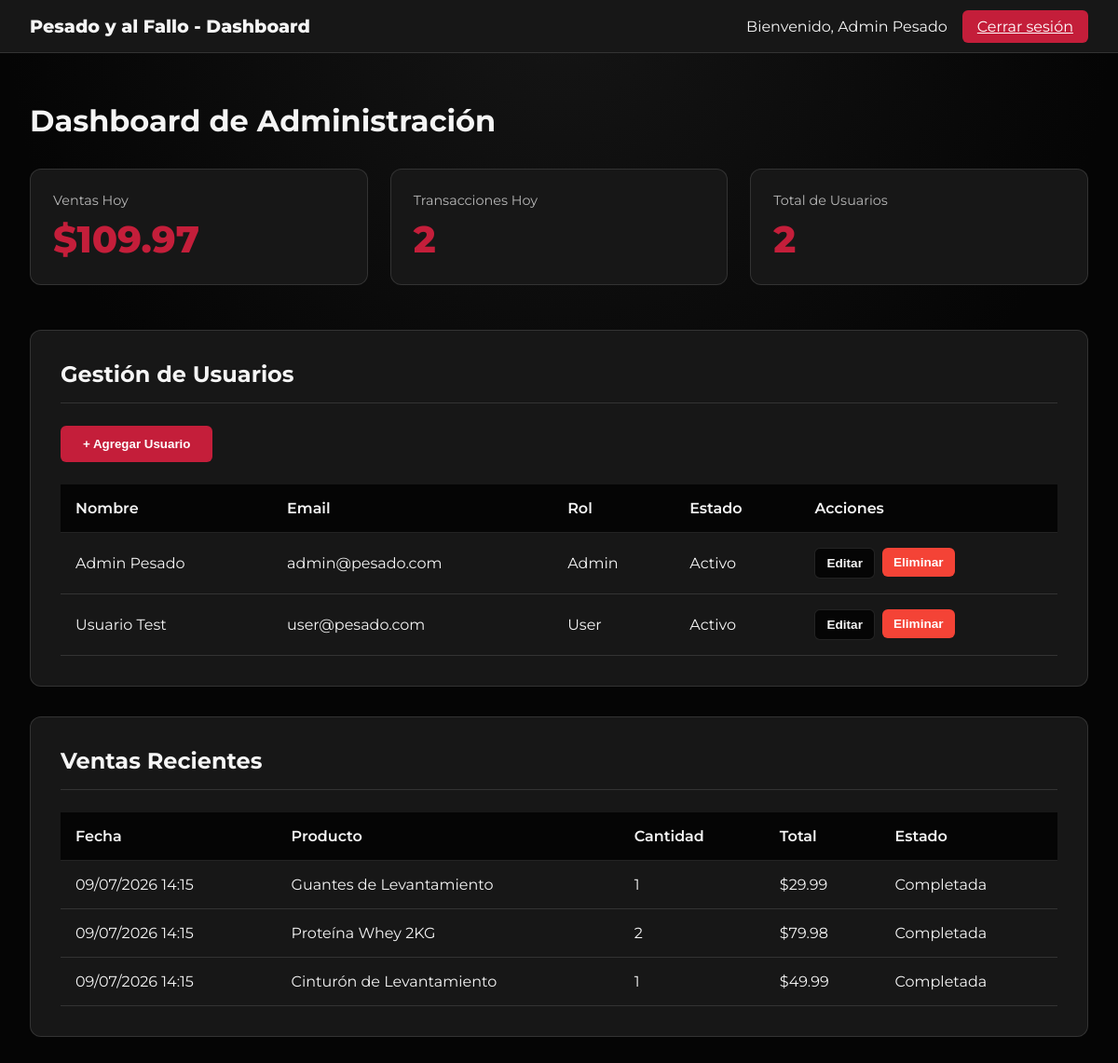
Page /dashboard.php (signed in) on the committed database.
### tables this page shows
CREATE TABLE IF NOT EXISTS usuarios (
  id INT PRIMARY KEY AUTO_INCREMENT,
  nombre VARCHAR(100) NOT NULL,
  email VARCHAR(100) NOT NULL UNIQUE,
  contraseña VARCHAR(255) NOT NULL,
  rol ENUM('admin', 'user') DEFAULT 'user',
  estado ENUM('activo', 'inactivo') DEFAULT 'activo',
  fecha_creacion TIMESTAMP DEFAULT CURRENT_TIMESTAMP,
  fecha_actualizacion TIMESTAMP DEFAULT CURRENT_TIMESTAMP ON UPDATE CURRENT_TIMESTAMP,
  INDEX idx_email (email),
  INDEX idx_rol (rol)
);

CREATE TABLE IF NOT EXISTS ventas (
  id INT PRIMARY KEY AUTO_INCREMENT,
  fecha DATE NOT NULL,
  producto VARCHAR(150) NOT NULL,
  cantidad INT NOT NULL DEFAULT 1,
  precio_unitario DECIMAL(10, 2) NOT NULL,
  total DECIMAL(10, 2) NOT NULL,
  cliente_email VARCHAR(100),
  metodo_pago VARCHAR(50),
  estado ENUM('completada', 'pendiente', 'cancelada') DEFAULT 'completada',
  fecha_creacion TIMESTAMP DEFAULT CURRENT_TIMESTAMP,
  INDEX idx_fecha (fecha),
  INDEX idx_estado (estado)
);

### db.php (called while the page is built, shortened)
<?php
class Database {
    private $conexion;
    public function __construct() {
        try {
            $this->conexion = new mysqli(
                DB_HOST,
                DB_USER,
                DB_PASS,
                DB_NAME,
                DB_PORT
            );
            $this->conexion->set_charset("utf8mb4");
        } catch (Exception $e) {
            $this->error = $e->getMessage();
            error_log($this->error);
            die('Error de conexión a la base de datos');
        }
    }
    public function query($sql, $params = []) {
        try {
            if (empty($params)) {
                $result = $this->conexion->query($sql);
                return $result;
            }
        } catch (Exception $e) {
            error_log($e->getMessage());
            return null;
        }
    }
}
$db = new Database();
?>

### dashboard.php (the view, shortened to what this page needs)
<?php
require_once __DIR__ . '/db.php';
global $db;
$totalVentas = $db->query("SELECT SUM(total) as total, COUNT(*) as cantidad FROM ventas WHERE fecha = CURDATE()")->fetch_assoc();
$ventasRecientes = $db->query("SELECT * FROM ventas ORDER BY fecha_creacion DESC LIMIT 5");
$usuarios = $db->query("SELECT * FROM usuarios");
$ventasHoy = $totalVentas['total'] ?? 0;
$cantidadVentas = $totalVentas['cantidad'] ?? 0;
?>
<!DOCTYPE html>
<html lang="es">
<head>
</head>
<body>
    <header>
        <div class="brand">Pesado y al Fallo - Dashboard</div>
        <div class="user-info">
            <span>Bienvenido, <?php echo htmlspecialchars($_SESSION['nombre']); ?></span>
            <form action="" method="POST" style="margin: 0;">
                <a href="?logout=1" class="logout-btn">Cerrar sesión</a>
            </form>
        </div>
    </header>
    <div class="container">
        <h1>Dashboard de Administración</h1>
        <div class="stats-grid">
            <div class="stat-card">
                <div class="stat-label">Ventas Hoy</div>
                <div class="stat-value">$<?php echo number_format($ventasHoy, 2); ?></div>
            </div>
            <div class="stat-card">
                <div class="stat-label">Transacciones Hoy</div>
                <div class="stat-value"><?php echo $cantidadVentas; ?></div>
            </div>
            <div class="stat-card">
                <div class="stat-label">Total de Usuarios</div>
                <div class="stat-value"><?php echo $usuarios->num_rows; ?></div>
            </div>
        </div>
        <div class="section">
            <h2>Gestión de Usuarios</h2>
            <button class="btn" onclick="openModal('addUserModal')">+ Agregar Usuario</button>
            <div class="table-container" style="margin-top: 1.5rem;">
                <table>
                    <thead>
                        <tr>
                            <th>Nombre</th>
                            <th>Email</th>
                            <th>Rol</th>
                            <th>Estado</th>
                            <th>Acciones</th>
                        </tr>
                    </thead>
                    <tbody>
                        <?php while ($usuario = $usuarios->fetch_assoc()): ?>
                        <tr>
                            <td><?php echo htmlspecialchars($usuario['nombre']); ?></td>
                            <td><?php echo htmlspecialchars($usuario['email']); ?></td>
                            <td><?php echo ucfirst($usuario['rol']); ?></td>
                            <td><?php echo ucfirst($usuario['estado']); ?></td>
                            <td>
                                <div class="action-buttons">
                                    <button class="btn btn-edit btn-secondary btn-small"
                                        onclick="openEditModal(<?php echo htmlspecialchars(json_encode($usuario)); ?>)">Editar</button>
                                    <?php if ($usuario['id'] !== $_SESSION['usuario_id']): ?>
                                    <form method="POST" style="display: inline;" onsubmit="return confirm('¿Eliminar este usuario?');">
                                        <button type="submit" class="btn btn-delete btn-small">Eliminar</button>
                                    </form>
                                    <?php endif; ?>
                                </div>
                            </td>
                        </tr>
                        <?php endwhile; ?>
                    </tbody>
                </table>
            </div>
        </div>
        <div class="section">
            <h2>Ventas Recientes</h2>
            <div class="table-container">
                <table>
                    <thead>
                        <tr>
                            <th>Fecha</th>
                            <th>Producto</th>
                            <th>Cantidad</th>
                            <th>Total</th>
                            <th>Estado</th>
                        </tr>
                    </thead>
                    <tbody>
                        <?php while ($venta = $ventasRecientes->fetch_assoc()): ?>
                        <tr>
                            <td><?php echo date('d/m/Y H:i', strtotime($venta['fecha_creacion'])); ?></td>
                            <td><?php echo htmlspecialchars($venta['producto']); ?></td>
                            <td><?php echo $venta['cantidad']; ?></td>
                            <td>$<?php echo number_format($venta['total'], 2); ?></td>
                            <td><?php echo ucfirst($venta['estado']); ?></td>
                        </tr>
                        <?php endwhile; ?>
                    </tbody>
                </table>
            </div>
        </div>
    </div>
</body>
</html>

### dashboard.php (style rules this page uses)
:root { --bg: #050505; --bg-soft: #121212; --surface: #171717; --text: #f5f5f5; --muted: #b7b7b7; --accent: #c41e3a; --accent-2: #ff4d4d; --border: rgba(255,255,255,0.12); --shadow: 0 20px 60px rgba(0,0,0,0.35); --success: #4caf50; --warning: #ff9800; --danger: #f44336; }
* { box-sizing: border-box; }
body { margin: 0; font-family: 'Montserrat', sans-serif; background: radial-gradient(circle at top, #151515 0%, var(--bg) 45%, #050505 100%); color: var(--text); }
header { background: var(--surface); border-bottom: 1px solid var(--border); padding: 1rem 2rem; display: flex; justify-content: space-between; align-items: center; }
.brand { font-weight: 800; font-size: 1.2rem; }
.user-info { display: flex; align-items: center; gap: 1rem; }
.logout-btn { background: var(--accent); color: white; border: none; padding: 0.5rem 1rem; border-radius: 6px; cursor: pointer; transition: all 0.3s ease; }
.container { max-width: 1200px; margin: 0 auto; padding: 2rem; }
h1 { font-size: 2rem; margin-bottom: 2rem; }
.stats-grid { display: grid; grid-template-columns: repeat(auto-fit, minmax(250px, 1fr)); gap: 1.5rem; margin-bottom: 3rem; }
.stat-card { background: var(--surface); border: 1px solid var(--border); border-radius: 12px; padding: 1.5rem; transition: all 0.3s ease; }
.stat-label { color: var(--muted); font-size: 0.9rem; margin-bottom: 0.5rem; }
.stat-value { font-size: 2.5rem; font-weight: 800; color: var(--accent); }
.section { background: var(--surface); border: 1px solid var(--border); border-radius: 12px; padding: 2rem; margin-bottom: 2rem; }
.section h2 { font-size: 1.5rem; margin-top: 0; margin-bottom: 1.5rem; padding-bottom: 1rem; border-bottom: 1px solid var(--border); }
.btn { padding: 0.75rem 1.5rem; background: var(--accent); color: white; border: none; border-radius: 6px; cursor: pointer; font-weight: 600; transition: all 0.3s ease; }
.btn-small { padding: 0.5rem 1rem; font-size: 0.85rem; }
.table-container { overflow-x: auto; }
table { width: 100%; border-collapse: collapse; }
th { background: var(--bg); padding: 1rem; text-align: left; font-weight: 600; border-bottom: 1px solid var(--border); }
td { padding: 1rem; border-bottom: 1px solid var(--border); }
.btn-secondary { background: var(--bg); color: var(--text); border: 1px solid var(--border); }
.action-buttons { display: flex; gap: 0.5rem; }
.btn-edit, .btn-delete { padding: 0.5rem 0.75rem; font-size: 0.85rem; }
.btn-delete { background: var(--danger); }

### rows in the picture
usuarios: nombre "Admin Pesado", email "admin@pesado.com", rol "Admin", estado "Activo"
usuarios: nombre "Usuario Test", email "user@pesado.com", rol "User", estado "Activo"
ventas: fecha_creacion "09/07/2026 14:15", producto "Guantes de Levantamiento", cantidad "1", total "29.99", estado "Completada"
ventas: fecha_creacion "09/07/2026 14:15", producto "Proteína Whey 2KG", cantidad "2", total "79.98", estado "Completada"
ventas: fecha_creacion "09/07/2026 14:15", producto "Cinturón de Levantamiento", cantidad "1", total "49.99", estado "Completada"

### other values in the picture
$_SESSION['nombre'] "Admin Pesado"
$ventasHoy "109.97"
$cantidadVentas "2"
$usuarios->num_rows "2"
